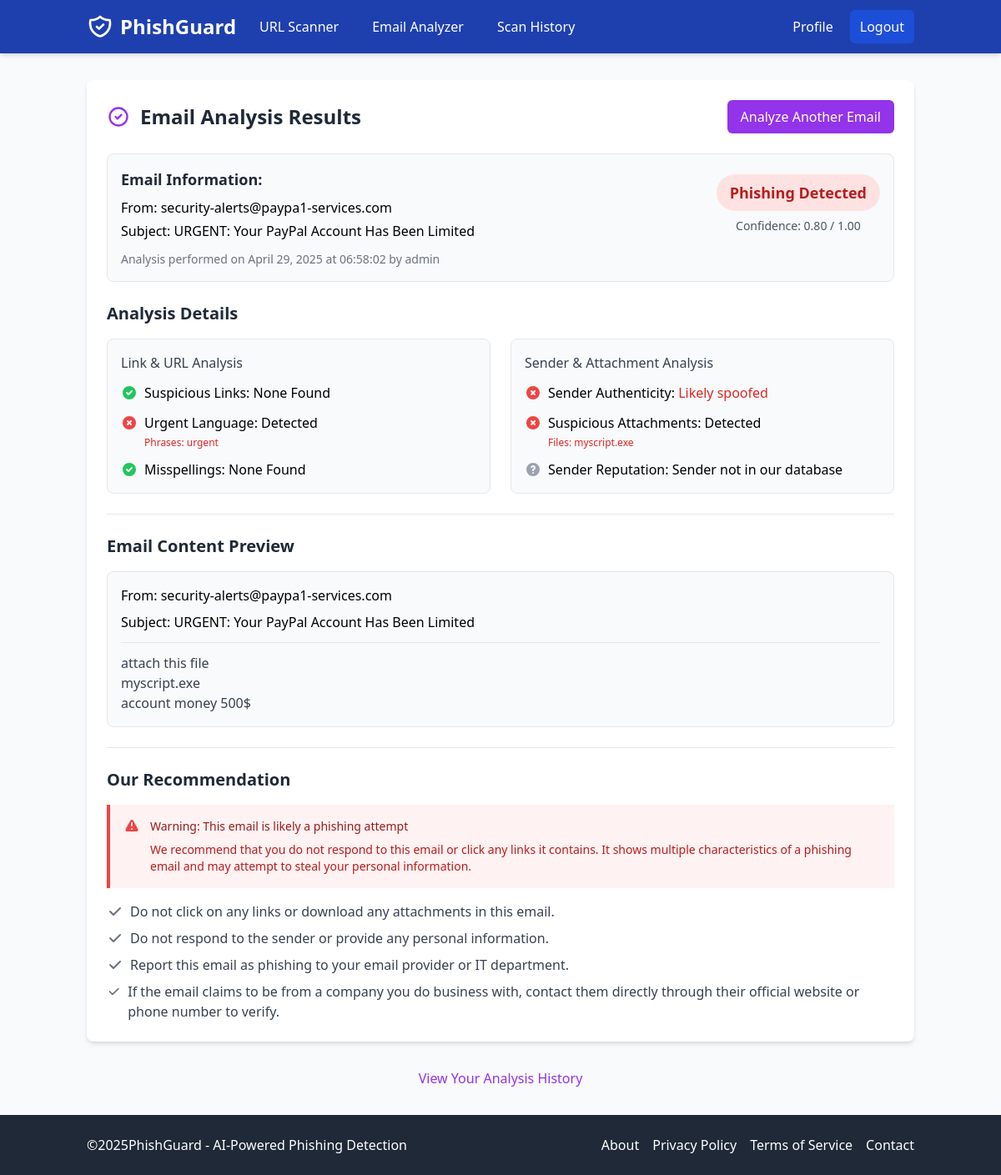
Page /email-analyzer/results/5/ (signed in) on the committed database.
### email_analyzer/models.py (models this page shows, shortened)
class EmailAnalysis(models.Model):
    user = models.ForeignKey(User, on_delete=models.CASCADE, null=True, blank=True)
    email_subject = models.CharField(max_length=500)
    email_body = models.TextField()
    email_sender = models.EmailField(max_length=255)
    analysis_date = models.DateTimeField(default=timezone.now)
    is_phishing = models.BooleanField(null=True, blank=True)
    confidence_score = models.FloatField(null=True, blank=True)
    has_suspicious_links = models.BooleanField(null=True, blank=True)
    suspicious_links = models.TextField(null=True, blank=True)
    has_urgent_language = models.BooleanField(null=True, blank=True)
    urgent_phrases = models.TextField(null=True, blank=True)
    has_misspellings = models.BooleanField(null=True, blank=True)
    misspelled_words = models.TextField(null=True, blank=True)
    has_suspicious_attachments = models.BooleanField(null=True, blank=True)
    suspicious_attachments = models.TextField(null=True, blank=True)
    has_spoofed_sender = models.BooleanField(null=True, blank=True)
    sender_in_blacklist = models.BooleanField(null=True, blank=True)
    sender_in_whitelist = models.BooleanField(null=True, blank=True)
    class Meta:
        ordering = ['-analysis_date']
        verbose_name = 'Email Analysis'
        verbose_name_plural = 'Email Analyses'

### email_analyzer/views.py (the view)
# urls.py: path('results/<int:analysis_id>/', views.analysis_results, name='results'),
def analysis_results(request, analysis_id):
    analysis = get_object_or_404(EmailAnalysis, id=analysis_id)
    if analysis.user and request.user != analysis.user and not request.user.is_staff:
        messages.error(request, 'You do not have permission to view this analysis.')
        return redirect('email_analyzer:analyze')
    context = {
        'analysis': analysis,
    }
    return render(request, 'email_analyzer/results.html', context)

### PhishGuard/templates/email_analyzer/results.html (shortened to what this page needs)
{% extends 'base.html' %}
{% block content %}
  <div class="bg-white shadow-md rounded-lg p-6 mb-8">
    <div class="flex items-center justify-between mb-6">
      <h1 class="text-2xl font-bold text-gray-800 flex items-center">
        <svg xmlns="http://www.w3.org/2000/svg" class="h-7 w-7 mr-3 text-purple-600" fill="none" viewBox="0 0 24 24" stroke="currentColor">
          <path stroke-linecap="round" stroke-linejoin="round" stroke-width="2" d="M9 12l2 2 4-4m6 2a9 9 0 11-18 0 9 9 0 0118 0z" />
        </svg>Email Analysis Results
      </h1>
      <a href="{% url 'email_analyzer:analyze' %}" class="bg-purple-600 hover:bg-purple-700 text-white font-medium py-2 px-4 rounded-md">Analyze Another Email</a>
    </div>
    <div class="mb-6 p-4 bg-gray-50 rounded-lg border border-gray-200">
      <div class="flex flex-col md:flex-row md:items-center md:justify-between">
        <div class="mb-3 md:mb-0">
          <h2 class="text-lg font-semibold text-gray-800">Email Information:</h2>
          <div class="mt-2 space-y-1">
            <p>
              <span class="font-medium">From:</span> {{ analysis.email_sender }}
            </p>
            <p>
              <span class="font-medium">Subject:</span> {{ analysis.email_subject }}
            </p>
          </div>
        </div>
        <div class="flex flex-col items-center">
          {% if analysis.is_phishing == None %}
            <span class="inline-block mb-2 px-4 py-2 rounded-full text-lg font-bold phish-warning">Unknown</span>
          {% elif analysis.is_phishing %}
            <span class="inline-block mb-2 px-4 py-2 rounded-full text-lg font-bold phish-danger">Phishing Detected</span>
          {% else %}
            <span class="inline-block mb-2 px-4 py-2 rounded-full text-lg font-bold phish-safe">Likely Safe</span>
          {% endif %}
          {% if analysis.confidence_score != None %}
            <div class="text-sm text-gray-600">Confidence: {{ analysis.confidence_score|floatformat:2 }} / 1.00</div>
          {% endif %}
        </div>
      </div>
      <div class="mt-3 text-sm text-gray-500">
        Analysis performed on {{ analysis.analysis_date|date:'F j, Y' }} at {{ analysis.analysis_date|time:'H:i:s' }}
        {% if analysis.user %}
          by {{ analysis.user.username }}
        {% endif %}
      </div>
    </div>
    <div class="mb-6">
      <h2 class="text-xl font-semibold text-gray-800 mb-4">Analysis Details</h2>
      <div class="grid grid-cols-1 md:grid-cols-2 gap-6">
        <div class="bg-gray-50 p-4 rounded-lg border border-gray-200">
          <h3 class="font-medium text-gray-700 mb-3">Link & URL Analysis</h3>
          <ul class="space-y-3">
            <li class="flex items-start">
              {% if analysis.has_suspicious_links %}
                <svg xmlns="http://www.w3.org/2000/svg" class="h-5 w-5 text-red-500 mr-2 mt-0.5" viewBox="0 0 20 20" fill="currentColor">
                  <path fill-rule="evenodd" d="M10 18a8 8 0 100-16 8 8 0 000 16zM8.707 7.293a1 1 0 00-1.414 1.414L8.586 10l-1.293 1.293a1 1 0 101.414 1.414L10 11.414l1.293 1.293a1 1 0 001.414-1.414L11.414 10l1.293-1.293a1 1 0 00-1.414-1.414L10 8.586 8.707 7.293z" clip-rule="evenodd" />
                </svg>
              {% else %}
                <svg xmlns="http://www.w3.org/2000/svg" class="h-5 w-5 text-green-500 mr-2 mt-0.5" viewBox="0 0 20 20" fill="currentColor">
                  <path fill-rule="evenodd" d="M10 18a8 8 0 100-16 8 8 0 000 16zm3.707-9.293a1 1 0 00-1.414-1.414L9 10.586 7.707 9.293a1 1 0 00-1.414 1.414l2 2a1 1 0 001.414 0l4-4z" clip-rule="evenodd" />
                </svg>
              {% endif %}
              <div>
                <span class="font-medium">Suspicious Links:</span>
                <span>{{ analysis.has_suspicious_links|yesno:'Detected,None Found' }}</span>
              </div>
            </li>
            <li class="flex items-start">
              <div>
                <span class="font-medium">Urgent Language:</span>
                <span>{{ analysis.has_urgent_language|yesno:'Detected,None Found' }}</span>
                {% if analysis.has_urgent_language and analysis.urgent_phrases %}
                  <div class="text-xs text-red-600 mt-1">Phrases: {{ analysis.urgent_phrases }}</div>
                {% endif %}
              </div>
            </li>
            <li class="flex items-start">
              {% if analysis.has_misspellings %}
                <svg xmlns="http://www.w3.org/2000/svg" class="h-5 w-5 text-yellow-500 mr-2 mt-0.5" viewBox="0 0 20 20" fill="currentColor">
                  <path fill-rule="evenodd" d="M8.257 3.099c.765-1.36 2.722-1.36 3.486 0l5.58 9.92c.75 1.334-.213 2.98-1.742 2.98H4.42c-1.53 0-2.493-1.646-1.743-2.98l5.58-9.92zM11 13a1 1 0 11-2 0 1 1 0 012 0zm-1-8a1 1 0 00-1 1v3a1 1 0 002 0V6a1 1 0 00-1-1z" clip-rule="evenodd" />
                </svg>
              {% else %}
                <svg xmlns="http://www.w3.org/2000/svg" class="h-5 w-5 text-green-500 mr-2 mt-0.5" viewBox="0 0 20 20" fill="currentColor">
                  <path fill-rule="evenodd" d="M10 18a8 8 0 100-16 8 8 0 000 16zm3.707-9.293a1 1 0 00-1.414-1.414L9 10.586 7.707 9.293a1 1 0 00-1.414 1.414l2 2a1 1 0 001.414 0l4-4z" clip-rule="evenodd" />
                </svg>
              {% endif %}
              <div>
                <span class="font-medium">Misspellings:</span>
                <span>{{ analysis.has_misspellings|yesno:'Detected,None Found' }}</span>
              </div>
            </li>
          </ul>
        </div>
        <div class="bg-gray-50 p-4 rounded-lg border border-gray-200">
          <h3 class="font-medium text-gray-700 mb-3">Sender & Attachment Analysis</h3>
          <ul class="space-y-3">
            <li class="flex items-start">
              <div>
                <span class="font-medium">Sender Authenticity:</span>
                {% if analysis.has_spoofed_sender %}
                  <span class="text-red-600 font-medium">Likely spoofed</span>
                {% else %}
                  <span>No spoofing detected</span>
                {% endif %}
              </div>
            </li>
            <li class="flex items-start">
              <div>
                <span class="font-medium">Suspicious Attachments:</span>
                <span>{{ analysis.has_suspicious_attachments|yesno:'Detected,None Found' }}</span>
                {% if analysis.has_suspicious_attachments and analysis.suspicious_attachments %}
                  <div class="text-xs text-red-600 mt-1">Files: {{ analysis.suspicious_attachments }}</div>
                {% endif %}
              </div>
            </li>
            <li class="flex items-start">
              <div>
                <span class="font-medium">Sender Reputation:</span>
                {% if analysis.sender_in_blacklist %}
                  <span class="text-red-600 font-medium">Sender in blacklist</span>
                {% elif analysis.sender_in_whitelist %}
                  <span class="text-green-600 font-medium">Sender in whitelist</span>
                {% else %}
                  <span>Sender not in our database</span>
                {% endif %}
              </div>
            </li>
          </ul>
        </div>
      </div>
    </div>
    <div class="border-t border-gray-200 pt-6">
      <h2 class="text-xl font-semibold text-gray-800 mb-4">Email Content Preview</h2>
      <div class="bg-gray-50 rounded-lg border border-gray-200 p-4 mb-6">
        <div class="mb-2">
          <span class="font-medium">From:</span> {{ analysis.email_sender }}
        </div>
        <div class="mb-2">
          <span class="font-medium">Subject:</span> {{ analysis.email_subject }}
        </div>
        <div class="border-t border-gray-200 pt-3 mt-3">
          <div class="text-gray-700 max-h-64 overflow-y-auto">{{ analysis.email_body|linebreaks }}</div>
        </div>
      </div>
      <div class="border-t border-gray-200 pt-6">
        <h2 class="text-xl font-semibold text-gray-800 mb-4">Our Recommendation</h2>
        {% if analysis.is_phishing %}
          <div class="bg-red-50 border-l-4 border-red-500 p-4 mb-4">
            <div class="flex">
              <div class="flex-shrink-0">
              </div>
              <div class="ml-3">
                <h3 class="text-sm font-medium text-red-800">Warning: This email is likely a phishing attempt</h3>
                <div class="mt-2 text-sm text-red-700">
                  <p>We recommend that you do not respond to this email or click any links it contains. It shows multiple characteristics of a phishing email and may attempt to steal your personal information.</p>
                </div>
              </div>
            </div>
          </div>
          <ul class="space-y-2 text-gray-700">
            <li class="flex items-start">
              <svg xmlns="http://www.w3.org/2000/svg" class="h-5 w-5 text-gray-500 mr-2 mt-0.5" viewBox="0 0 20 20" fill="currentColor">
                <path fill-rule="evenodd" d="M16.707 5.293a1 1 0 010 1.414l-8 8a1 1 0 01-1.414 0l-4-4a1 1 0 011.414-1.414L8 12.586l7.293-7.293a1 1 0 011.414 0z" clip-rule="evenodd" />
              </svg>
              <span>Do not click on any links or download any attachments in this email.</span>
            </li>
            <li class="flex items-start">
              <svg xmlns="http://www.w3.org/2000/svg" class="h-5 w-5 text-gray-500 mr-2 mt-0.5" viewBox="0 0 20 20" fill="currentColor">
                <path fill-rule="evenodd" d="M16.707 5.293a1 1 0 010 1.414l-8 8a1 1 0 01-1.414 0l-4-4a1 1 0 011.414-1.414L8 12.586l7.293-7.293a1 1 0 011.414 0z" clip-rule="evenodd" />
              </svg>
              <span>Do not respond to the sender or provide any personal information.</span>
            </li>
            <li class="flex items-start">
              <svg xmlns="http://www.w3.org/2000/svg" class="h-5 w-5 text-gray-500 mr-2 mt-0.5" viewBox="0 0 20 20" fill="currentColor">
                <path fill-rule="evenodd" d="M16.707 5.293a1 1 0 010 1.414l-8 8a1 1 0 01-1.414 0l-4-4a1 1 0 011.414-1.414L8 12.586l7.293-7.293a1 1 0 011.414 0z" clip-rule="evenodd" />
              </svg>
              <span>Report this email as phishing to your email provider or IT department.</span>
            </li>
            <li class="flex items-start">
              <svg xmlns="http://www.w3.org/2000/svg" class="h-5 w-5 text-gray-500 mr-2 mt-0.5" viewBox="0 0 20 20" fill="currentColor">
                <path fill-rule="evenodd" d="M16.707 5.293a1 1 0 010 1.414l-8 8a1 1 0 01-1.414 0l-4-4a1 1 0 011.414-1.414L8 12.586l7.293-7.293a1 1 0 011.414 0z" clip-rule="evenodd" />
              </svg>
              <span>If the email claims to be from a company you do business with, contact them directly through their official website or phone number to verify.</span>
            </li>
          </ul>
        {% endif %}
      </div>
    </div>
  </div>
  {% if user.is_authenticated %}
    <div class="mt-4 text-center">
      <a href="{% url 'dashboard:history' %}" class="text-purple-600 hover:text-purple-800 font-medium">View Your Analysis History</a>
    </div>
  {% endif %}
{% endblock %}

### PhishGuard/templates/base.html (style rules this page uses)
.phish-danger { background-color: #fee2e2; color: #b91c1c; }

### rows in the picture
EmailAnalysis: email_sender "security-alerts@paypa1-services.com", email_subject "URGENT: Your PayPal Account Has Been Limited", confidence_score "0.80", analysis_date "April 29, 2025", analysis_date "06:58:02", user.username "admin", has_suspicious_links "None Found", has_urgent_language "Detected", urgent_phrases "urgent", has_misspellings "None Found", has_suspicious_attachments "Detected", suspicious_attachments "myscript.exe", email_body "attach this file myscript.exe account money 500$"
